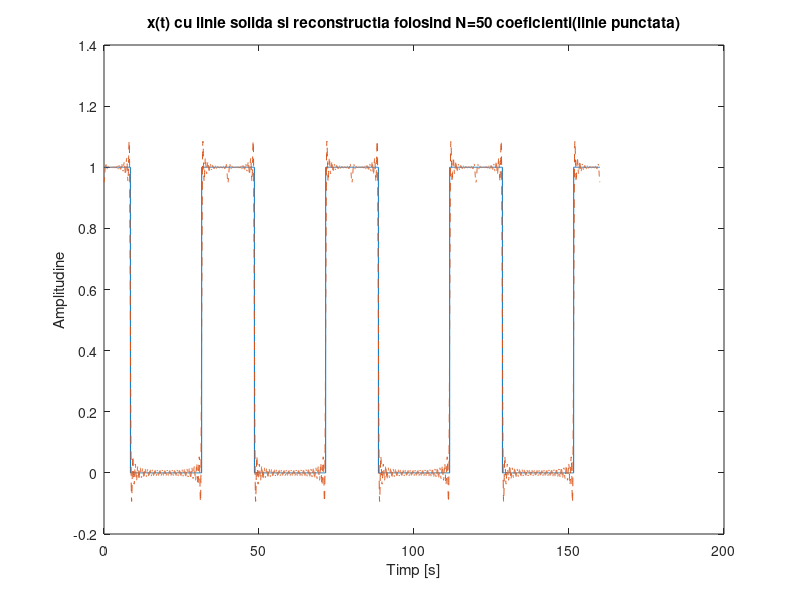
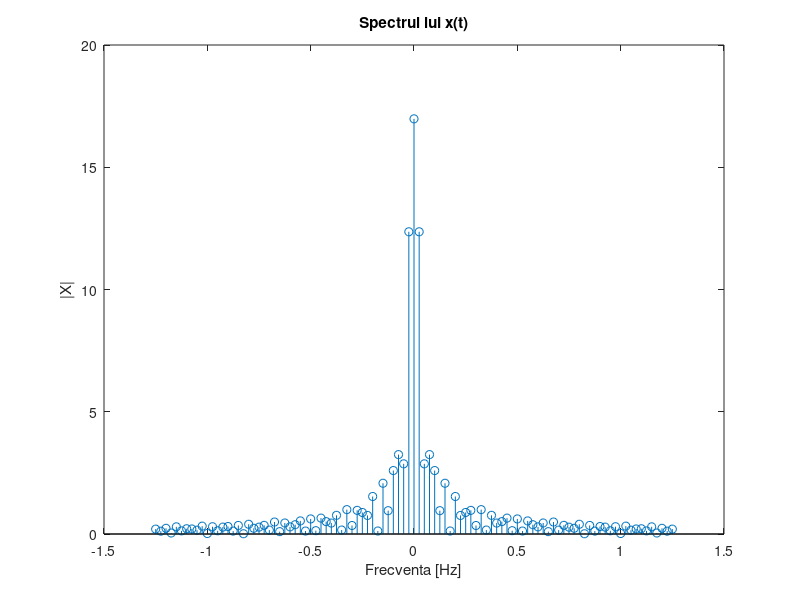

MATLAB code to generate these figures, in order:
N = 50; % numarul de coeficienti
D = 17; % durata
P = 40; % perioada
F=1/P; % frecventa 
w0=2*pi/P; % pulsatia
t=0:0.02:P-0.02; % timpul pe care calculam integrala (o perioada); 
                 % rezolutia temporala trebuie sa fie de 2 ori mai mica decat perioada semnalului (teorema esantionarii);

x = zeros(1,size(t,2)); % initializarea lui x cu zerouri
x(t<=D/2) =1; % de la 0 la D/2 x are valoarea 1
x(t>P-D/2) =1; % de la D/2 la P x are valoarea 1
t_4perioade = 0:0.02:4*P-0.02; % vectorul timp pentru reprezentarea pe 4 perioade
x_4perioade = repmat(x,1,4); % vectorul x pentru reprezentarea pe 4 perioade
   
% integrala numerica prin functia trapz
for k = -N:N
    x_temp = x;
    x_temp = x_temp.*exp(-j*k*w0*t); % vectorul inmultit cu termenul corespunzator
    X(k+51) = trapz(t,x_temp); % trapz calculeaza integrala prin metoda trapezului 
    %(imparte suprafata in forme trapezoidale pentru a calcula mai usor aria)
end

x_refacut(1:length(t)) = 0; % initializarea semnalului reconstruit cu N puncte

%reconstructia lui x(t) folosind N coeficienti
for index = 1:length(t);
for k = -N:N
x_refacut(index) = x_refacut(index) + (1/P)*X(k+N+1)*exp(j*k*w0*t(index));
end
end

figure(1);
plot(t_4perioade,x_4perioade); % afisarea lui x(t)
title('x(t) cu linie solida si reconstructia folosind N=50 coeficienti(linie punctata)');
hold on
x_refacut_4perioade = repmat(x_refacut,1,4); % generarea lui x reconstruit pentru 4 perioade
plot(t_4perioade,x_refacut_4perioade,'--'); % afisarea lui x reconstruit pentru 4 perioade
xlabel('Timp [s]');
ylabel('Amplitudine');

f = -N*F:F:N*F; % generarea vectorului de frecvente
figure(2);
stem(f,abs(X)); % afisarea lui X
title('Spectrul lui x(t)');
xlabel('Frecventa [Hz]');
ylabel('|X|');

% Teoria seriilor Fourier ne spune
% ca orice semnal periodic poate fi aproximat printr-o suma infinita de sinusi si
% cosinusi de diferite frecvente fiecare ponderat cu un anumit coeficient. Acesti coeficienti
% reprezinta practic spectrul.
% Semnalul reconstruit folosind un numar finit de termeni se apropie ca
% forma de semnalul original cu o anumita marja de eroare. In plus se observa faptul ca semnalul poate fi aproximat printr-o
% suma de sinusoide: variatiile semanlului au un caracter de sinusoida.